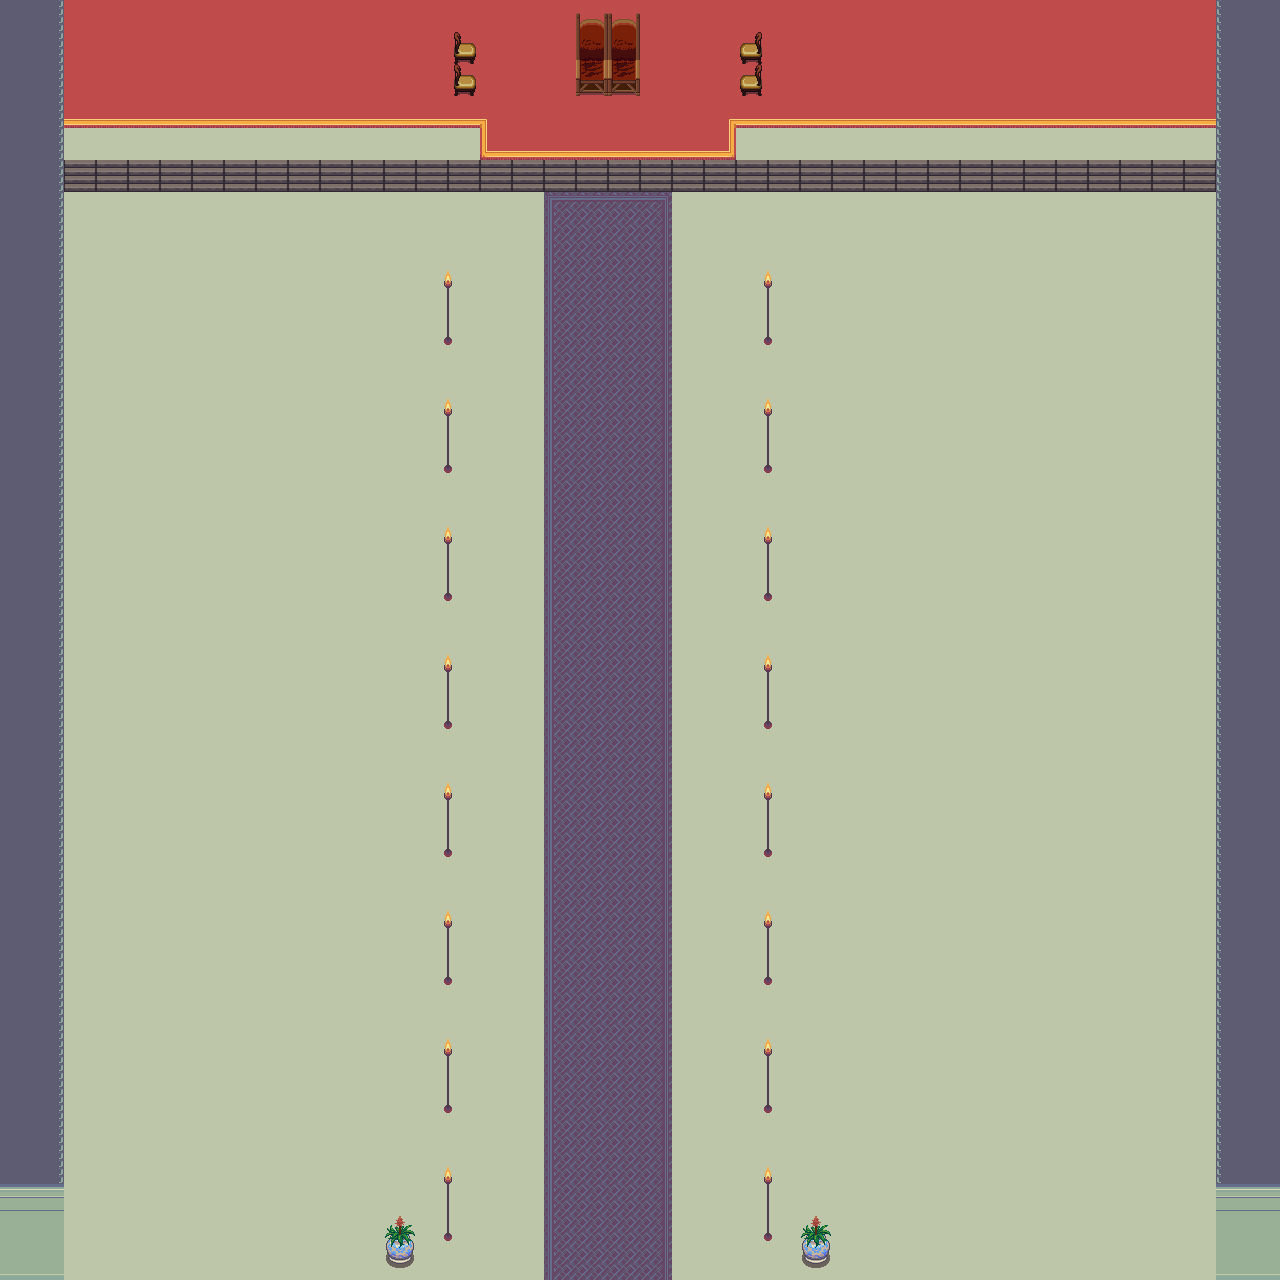

The image is a tile-based game level rendered from a .tmx file. Its description and source (layers, tilesets, objects; grid data summarised) follow:
An orthogonal 40x40 tile map with 32x32 px tiles, 8 tile layers (collision, Tile Layer 1, Tile Layer 2, Tile Layer 3, ...), 9 tilesets and 1 object (tp).

<map version="1.0" orientation="orthogonal" renderorder="right-down" width="40" height="40" tilewidth="32" tileheight="32" nextobjectid="2">
 <properties>
  <property name="ennemy" value="0" />
  <property name="music" value="res/musics/Crystal_Cavern.WAV" />
  <property name="npc" value="3;Princess,544,32;Soldat,448,96;Soldat,672,96" />
 </properties>
 <tileset firstgid="1" name="castlefloors" tilewidth="32" tileheight="32" tilecount="100" columns="10">
  <image source="../tiles/castlefloors.png" width="320" height="320" />
 </tileset>
 <tileset firstgid="101" name="castlewalls" tilewidth="32" tileheight="32" tilecount="180" columns="12">
  <image source="../tiles/castlewalls.png" width="384" height="480" />
 </tileset>
 <tileset firstgid="281" name="castle_outside" tilewidth="32" tileheight="32" tilecount="187" columns="17">
  <image source="../tiles/castle_outside.png" width="544" height="352" />
 </tileset>
 <tileset firstgid="468" name="tuto-slick2d-037-tuile-logic (1)" tilewidth="32" tileheight="32" tilecount="25" columns="5">
  <image source="../tiles/tuto-slick2d-037-tuile-logic (1).png" width="160" height="160" />
 </tileset>
 <tileset firstgid="493" name="victoria" tilewidth="32" tileheight="32" tilecount="55" columns="11">
  <image source="../tiles/victoria.png" width="352" height="160" />
 </tileset>
 <tileset firstgid="548" name="castlefloors_outside" tilewidth="32" tileheight="32" tilecount="20" columns="4">
  <image source="../tiles/castlefloors_outside.png" width="128" height="160" />
 </tileset>
 <tileset firstgid="568" name="cementstair" tilewidth="32" tileheight="32" tilecount="20" columns="5">
  <image source="../tiles/cementstair.png" width="160" height="128" />
 </tileset>
 <tileset firstgid="588" name="city_inside" tilewidth="32" tileheight="32" tilecount="384" columns="24">
  <image source="../tiles/city_inside.png" width="768" height="512" />
 </tileset>
 <tileset firstgid="972" name="castle_lightsources" tilewidth="32" tileheight="32" tilecount="20" columns="5">
  <image source="../tiles/castle_lightsources.png" width="160" height="128" />
 </tileset>
 <layer name="collision" width="40" height="40">
  <data>[1600 cells, 154 non-empty, 3 distinct tile ids]</data>
 </layer>
 <layer name="Tile Layer 1" width="40" height="40">
  <data>[1600 cells, 1600 non-empty, 1 distinct tile ids]</data>
 </layer>
 <layer name="Tile Layer 2" width="40" height="40">
  <data>[1600 cells, 484 non-empty, 19 distinct tile ids]</data>
 </layer>
 <layer name="Tile Layer 3" width="40" height="40">
  <data>[1600 cells, 110 non-empty, 13 distinct tile ids]</data>
 </layer>
 <layer name="Tile Layer 4" width="40" height="40">
  <data>[1600 cells, 0 non-empty, 0 distinct tile ids]</data>
 </layer>
 <layer name="Tile Layer 5" width="40" height="40">
  <data>[1600 cells, 0 non-empty, 0 distinct tile ids]</data>
 </layer>
 <layer name="Tile Layer 6" width="40" height="40">
  <data>[1600 cells, 0 non-empty, 0 distinct tile ids]</data>
 </layer>
 <layer name="Tile Layer 7" width="40" height="40">
  <data>[1600 cells, 0 non-empty, 0 distinct tile ids]</data>
 </layer>
 <objectgroup name="Object Layer 1" width="40" height="20">
  <object id="1" type="tp" x="546" y="1267" width="124" height="15">
   <properties>
    <property name="destMap" value="res/maps/Castle_1.tmx" />
    <property name="destX" value="640" />
    <property name="destY" value="512" />
   </properties>
  </object>
 </objectgroup>
</map>
